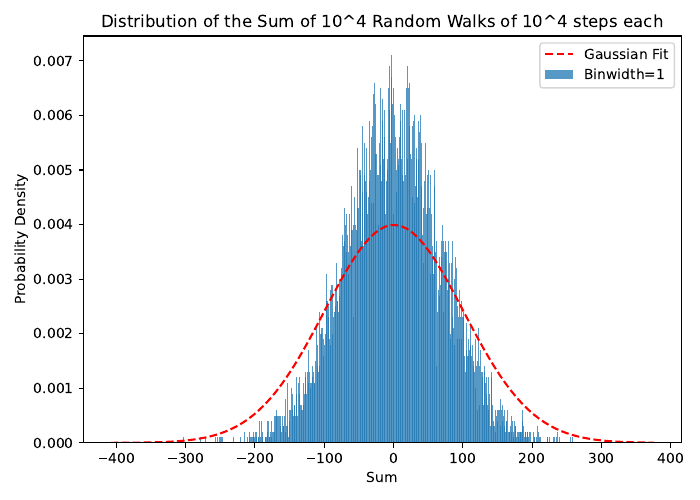

Generate this figure with Python:
import pandas as pd
import seaborn as sns
import numpy as np
from scipy.stats import norm
from matplotlib import pyplot as plt
from matplotlib.backends.backend_pdf import PdfPages
from scipy.ndimage import gaussian_filter1d
from scipy.signal import savgol_filter

plt.rcParams["figure.figsize"] = [7.00, 5.00]
plt.rcParams["figure.autolayout"] = True

sums = pd.read_csv("dist_sum_random_walk.csv", header=None)
sums=sums.iloc[:,0]
sums_min=min(sums)
sums_max=max(sums)
mean=np.mean(sums)
std=np.std(sums)

x=np.linspace(sums_min,sums_max,100)
y=norm.pdf(x,mean,std)

window_size = 2  # Specify the window size
polynomial_degree = 1  # Specify the degree of the polynomial
smooth_data = savgol_filter(sums, window_size, polynomial_degree)

fig = plt.figure()

plt.plot(x,y,'--r',label='Gaussian Fit')
sns.histplot(smooth_data, stat = 'density', ec=None, binwidth = 1, label = 'Binwidth=1')
plt.xlabel('Sum')
plt.ylabel('Probability Density')
plt.title('Distribution of the Sum of 10^4 Random Walks of 10^4 steps each')
plt.legend()

sums = pd.read_csv("dist_sum_random_walk_2.csv", header=None)
sums=sums.iloc[:,0]
sums_min=min(sums)
sums_max=max(sums)
mean=np.mean(sums)
std=np.std(sums)

x=np.linspace(sums_min,sums_max,100)
y=norm.pdf(x,mean,std)

window_size = 2  # Specify the window size
polynomial_degree = 1  # Specify the degree of the polynomial
smooth_data = savgol_filter(sums, window_size, polynomial_degree)

fig = plt.figure()

plt.plot(x,y,'--r',label='Gaussian Fit')
sns.histplot(smooth_data, stat = 'density', ec=None, binwidth = 1, label = 'Binwidth=1')
plt.xlabel('Sum')
plt.ylabel('Probability Density')
plt.title('Distribution of the Sum of 10^5 Random Walks of 10^4 steps each')
plt.legend()

sums = pd.read_csv("dist_sum_random_walk_3.csv", header=None)
sums=sums.iloc[:,0]
sums_min=min(sums)
sums_max=max(sums)
mean=np.mean(sums)
std=np.std(sums)

x=np.linspace(sums_min,sums_max,100)
y=norm.pdf(x,mean,std)

window_size = 2  # Specify the window size
polynomial_degree = 1  # Specify the degree of the polynomial
smooth_data = savgol_filter(sums, window_size, polynomial_degree)

fig = plt.figure()

plt.plot(x,y,'--r',label='Gaussian Fit')
sns.histplot(smooth_data, stat = 'density', ec=None, binwidth = 1, label = 'Binwidth=1')
plt.xlabel('Sum')
plt.ylabel('Probability Density')
plt.title('Distribution of the Sum of 10^5 Random Walks of 10^5 steps each')
plt.legend()

def save_image(filename):
	
	# PdfPages is a wrapper around pdf
	# file so there is no clash and
	# create files with no error.
	p = PdfPages(filename)
	
	# get_fignums Return list of existing
	# figure numbers
	fig_nums = plt.get_fignums()
	figs = [plt.figure(n) for n in fig_nums]
	
	# iterating over the numbers in list
	for fig in figs:
		
		# and saving the files
		fig.savefig(p, format='pdf')
		
	# close the object
	p.close()
	
#name your pdf file
filename = "dist_sum_random_walk_fixed.pdf"
#call the function
save_image(filename)
